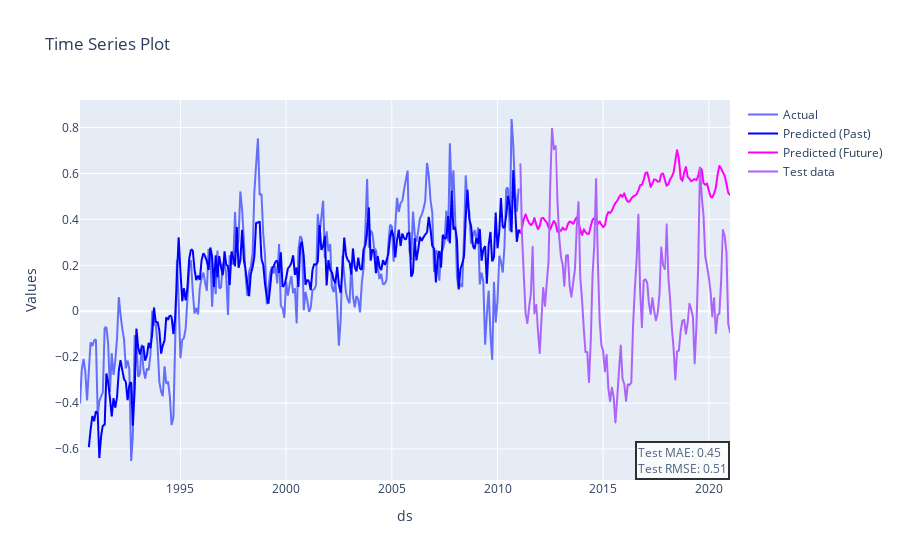

Source (notebook cell):
### Code cell
import plotly.graph_objects as go
from plotly_resampler import FigureResampler

df_train = pd.read_csv(f'../data/climate/data_partitions/Partition_test_{test}_train_{train}_train.csv')
df_test = pd.read_csv(f'../data/climate/data_partitions/Partition_test_{test}_train_{train}_test.csv')

# rename columns to fit neural prophet requirements
df_train.rename(columns={'date': 'ds', 'AMOC0': 'y'}, inplace=True)
df_test.rename(columns={'date': 'ds', 'AMOC0': 'y'}, inplace=True)

# remove columns that are not needed
df_train.drop(columns=['time', 'AMOC1', 'AMOC2', 'GM'], inplace=True)
df_test.drop(columns=['time', 'AMOC1', 'AMOC2', 'GM'], inplace=True)

df_train['ds'] = pd.to_datetime(df_train['ds'])
df_test['ds'] = pd.to_datetime(df_test['ds'])

# Function to find the closest first day of the month
def closest_first_day(date):
    first_day_this_month = date.replace(day=1)
    first_day_next_month = first_day_this_month + pd.offsets.MonthBegin(1)
    if date.day > 15:
        return first_day_next_month
    else:
        return first_day_this_month

# Apply the function to each date in the 'dates' column
df_train['ds'] =df_train['ds'].apply(closest_first_day)
df_test['ds'] =df_test['ds'].apply(closest_first_day)

def plot_time_series_for_each_id(df, test_data,  forecast, test_metrics):
    """Plots time series data for each ID or a single plot if no ID column."""

    if 'ID' in df.columns:
        unique_ids = df['ID'].unique()
        for id_value in unique_ids:
            plot_time_series(forecast[forecast['ID'] == id_value].reset_index(drop=True), id_value, test_metrics)
    else:
        plot_time_series(forecast,test_data, None, test_metrics)

def plot_time_series(forecast_data, test_data, id_value=None, test_metrics=None):
    """Plots time series data for a single ID or full dataset."""

    future_start_index = forecast_data['y'].last_valid_index() + 1

    fig = go.Figure()
    fig.add_trace(go.Scattergl(x=forecast_data['ds'], y=forecast_data['y'], mode='lines', name='Actual'))
    fig.add_trace(go.Scattergl(x=forecast_data['ds'][:future_start_index+1], y=forecast_data['yhat_final'][:future_start_index+1],
                                mode='lines', name='Predicted (Past)', line=dict(color='blue')))
    fig.add_trace(go.Scattergl(x=forecast_data['ds'][future_start_index:], y=forecast_data['yhat_final'][future_start_index:],
                                mode='lines', name='Predicted (Future)', line=dict(color='#FF00FF')))

    mae = test_metrics['MAE'][0]
    rmse = test_metrics['RMSE'][0]
    fig.add_annotation(text=f'Test MAE: {mae:.2f}<br>Test RMSE: {rmse:.2f}',
                        xref='paper', yref='paper',
                        x=1, y=0, showarrow=False, font=dict(size=12),
                        align="left", bordercolor="black", borderwidth=2,
                        bgcolor="white", opacity=0.8)

    title = f'Time Series Plot for ID: {id_value}' if id_value else 'Time Series Plot'
    fig.update_layout(title=title, xaxis_title='ds', yaxis_title='Values')
    # Use Plotly Resampler to optimize rendering
    fig.add_trace(go.Scattergl(x=test_data['ds'], y=test_data['y'], mode='lines', name='Test data'))
  

    fig = FigureResampler(fig).show()

# Call the function with your DataFrame, forecast DataFrame, and test metrics
plot_time_series_for_each_id(df_train, df_test, forecast, test_metrics)

# Add the test data to the plot

### Figure 1 — Plotly figure (JSON) as saved in the notebook; plotly's stock layout.template omitted (floating-point values rounded to 4 significant figures; data arrays with more than 128 entries replaced by an {"elided": "..."} marker saying what was removed)
{"data": [{"mode": "lines", "name": "Actual", "type": "scattergl", "uid": "ec131ed5-3364-47d9-bbd8-48d78b0124ef", "x": {"elided": "370 str values"}, "y": {"elided": "370 float values"}}, {"line": {"color": "blue"}, "mode": "lines", "name": "Predicted (Past)", "type": "scattergl", "uid": "2aeb982d-2412-4b69-95db-c21b7e61dfc9", "x": {"elided": "251 str values"}, "y": {"elided": "251 float values"}}, {"line": {"color": "#FF00FF"}, "mode": "lines", "name": "Predicted (Future)", "type": "scattergl", "uid": "33365fdd-e013-4784-8ed6-57afa1e04edb", "x": ["2011-02-01", "2011-03-01", "2011-04-01", "2011-05-01", "2011-06-01", "2011-07-01", "2011-08-01", "2011-09-01", "2011-10-01", "2011-11-01", "2011-12-01", "2012-01-01", "2012-02-01", "2012-03-01", "2012-04-01", "2012-05-01", "2012-06-01", "2012-07-01", "2012-08-01", "2012-09-01", "2012-10-01", "2012-11-01", "2012-12-01", "2013-01-01", "2013-02-01", "2013-03-01", "2013-04-01", "2013-05-01", "2013-06-01", "2013-07-01", "2013-08-01", "2013-09-01", "2013-10-01", "2013-11-01", "2013-12-01", "2014-01-01", "2014-02-01", "2014-03-01", "2014-04-01", "2014-05-01", "2014-06-01", "2014-07-01", "2014-08-01", "2014-09-01", "2014-10-01", "2014-11-01", "2014-12-01", "2015-01-01", "2015-02-01", "2015-03-01", "2015-04-01", "2015-05-01", "2015-06-01", "2015-07-01", "2015-08-01", "2015-09-01", "2015-10-01", "2015-11-01", "2015-12-01", "2016-01-01", "2016-02-01", "2016-03-01", "2016-04-01", "2016-05-01", "2016-06-01", "2016-07-01", "2016-08-01", "2016-09-01", "2016-10-01", "2016-11-01", "2016-12-01", "2017-01-01", "2017-02-01", "2017-03-01", "2017-04-01", "2017-05-01", "2017-06-01", "2017-07-01", "2017-08-01", "2017-09-01", "2017-10-01", "2017-11-01", "2017-12-01", "2018-01-01", "2018-02-01", "2018-03-01", "2018-04-01", "2018-05-01", "2018-06-01", "2018-07-01", "2018-08-01", "2018-09-01", "2018-10-01", "2018-11-01", "2018-12-01", "2019-01-01", "2019-02-01", "2019-03-01", "2019-04-01", "2019-05-01", "2019-06-01", "2019-07-01", "2019-08-01", "2019-09-01", "2019-10-01", "2019-11-01", "2019-12-01", "2020-01-01", "2020-02-01", "2020-03-01", "2020-04-01", "2020-05-01", "2020-06-01", "2020-07-01", "2020-08-01", "2020-09-01", "2020-10-01", "2020-11-01", "2020-12-01", "2021-01-01"], "y": [0.3403, 0.3654, 0.4012, 0.4221, 0.4021, 0.3844, 0.3753, 0.3837, 0.4059, 0.3776, 0.3579, 0.3723, 0.4051, 0.4066, 0.3955, 0.387, 0.3656, 0.3562, 0.3771, 0.3932, 0.382, 0.3463, 0.3532, 0.3502, 0.364, 0.3552, 0.3565, 0.3791, 0.3913, 0.387, 0.3809, 0.3969, 0.4093, 0.3902, 0.355, 0.3324, 0.357, 0.3446, 0.337, 0.3377, 0.3719, 0.3981, 0.4062, 0.3909, 0.3792, 0.3917, 0.3776, 0.3659, 0.3747, 0.4146, 0.432, 0.4285, 0.4378, 0.4563, 0.4718, 0.4803, 0.4962, 0.5076, 0.4977, 0.5137, 0.4904, 0.4771, 0.4781, 0.4907, 0.5001, 0.5033, 0.5095, 0.5256, 0.5488, 0.5517, 0.5718, 0.6017, 0.6053, 0.5763, 0.5411, 0.5575, 0.5741, 0.5729, 0.5645, 0.5651, 0.5966, 0.5998, 0.574, 0.5466, 0.5537, 0.5739, 0.5864, 0.6035, 0.6543, 0.7015, 0.6653, 0.5789, 0.568, 0.6041, 0.6282, 0.5847, 0.5768, 0.566, 0.5712, 0.5758, 0.5708, 0.5895, 0.6254, 0.6163, 0.5586, 0.5504, 0.5559, 0.5258, 0.4994, 0.4957, 0.5125, 0.5382, 0.595, 0.6329, 0.6215, 0.605, 0.5899, 0.5551, 0.5162, 0.5066]}, {"mode": "lines", "name": "Test data", "type": "scattergl", "uid": "9532c86d-3657-4a96-83cf-f13356c7c161", "x": ["2011-02-01T00:00:00", "2011-03-01T00:00:00", "2011-04-01T00:00:00", "2011-05-01T00:00:00", "2011-06-01T00:00:00", "2011-07-01T00:00:00", "2011-08-01T00:00:00", "2011-09-01T00:00:00", "2011-10-01T00:00:00", "2011-11-01T00:00:00", "2011-12-01T00:00:00", "2012-01-01T00:00:00", "2012-02-01T00:00:00", "2012-03-01T00:00:00", "2012-04-01T00:00:00", "2012-05-01T00:00:00", "2012-06-01T00:00:00", "2012-07-01T00:00:00", "2012-08-01T00:00:00", "2012-09-01T00:00:00", "2012-10-01T00:00:00", "2012-11-01T00:00:00", "2012-12-01T00:00:00", "2013-01-01T00:00:00", "2013-02-01T00:00:00", "2013-03-01T00:00:00", "2013-04-01T00:00:00", "2013-05-01T00:00:00", "2013-06-01T00:00:00", "2013-07-01T00:00:00", "2013-08-01T00:00:00", "2013-09-01T00:00:00", "2013-10-01T00:00:00", "2013-11-01T00:00:00", "2013-12-01T00:00:00", "2014-01-01T00:00:00", "2014-02-01T00:00:00", "2014-03-01T00:00:00", "2014-04-01T00:00:00", "2014-05-01T00:00:00", "2014-06-01T00:00:00", "2014-07-01T00:00:00", "2014-08-01T00:00:00", "2014-09-01T00:00:00", "2014-10-01T00:00:00", "2014-11-01T00:00:00", "2014-12-01T00:00:00", "2015-01-01T00:00:00", "2015-02-01T00:00:00", "2015-03-01T00:00:00", "2015-04-01T00:00:00", "2015-05-01T00:00:00", "2015-06-01T00:00:00", "2015-07-01T00:00:00", "2015-08-01T00:00:00", "2015-09-01T00:00:00", "2015-10-01T00:00:00", "2015-11-01T00:00:00", "2015-12-01T00:00:00", "2016-01-01T00:00:00", "2016-02-01T00:00:00", "2016-03-01T00:00:00", "2016-04-01T00:00:00", "2016-05-01T00:00:00", "2016-06-01T00:00:00", "2016-07-01T00:00:00", "2016-08-01T00:00:00", "2016-09-01T00:00:00", "2016-10-01T00:00:00", "2016-11-01T00:00:00", "2016-12-01T00:00:00", "2017-01-01T00:00:00", "2017-02-01T00:00:00", "2017-03-01T00:00:00", "2017-04-01T00:00:00", "2017-05-01T00:00:00", "2017-06-01T00:00:00", "2017-07-01T00:00:00", "2017-08-01T00:00:00", "2017-09-01T00:00:00", "2017-10-01T00:00:00", "2017-11-01T00:00:00", "2017-12-01T00:00:00", "2018-01-01T00:00:00", "2018-02-01T00:00:00", "2018-03-01T00:00:00", "2018-04-01T00:00:00", "2018-05-01T00:00:00", "2018-06-01T00:00:00", "2018-07-01T00:00:00", "2018-08-01T00:00:00", "2018-09-01T00:00:00", "2018-10-01T00:00:00", "2018-11-01T00:00:00", "2018-12-01T00:00:00", "2019-01-01T00:00:00", "2019-02-01T00:00:00", "2019-03-01T00:00:00", "2019-04-01T00:00:00", "2019-05-01T00:00:00", "2019-06-01T00:00:00", "2019-07-01T00:00:00", "2019-08-01T00:00:00", "2019-09-01T00:00:00", "2019-10-01T00:00:00", "2019-11-01T00:00:00", "2019-12-01T00:00:00", "2020-01-01T00:00:00", "2020-02-01T00:00:00", "2020-03-01T00:00:00", "2020-04-01T00:00:00", "2020-05-01T00:00:00", "2020-06-01T00:00:00", "2020-07-01T00:00:00", "2020-08-01T00:00:00", "2020-09-01T00:00:00", "2020-10-01T00:00:00", "2020-11-01T00:00:00", "2020-12-01T00:00:00", "2021-01-01T00:00:00"], "y": [0.6402, 0.3258, 0.1571, -0.008776, -0.05213, 0.01619, 0.07743, 0.2807, -0.009823, 0.02833, -0.08275, -0.182, -0.02924, 0.1015, 0.02345, 0.1226, 0.2175, 0.5578, 0.7951, 0.7045, 0.7193, 0.4898, 0.3277, 0.2384, 0.2005, 0.111, 0.2427, 0.2446, 0.1102, 0.06346, 0.1253, 0.1833, 0.3639, 0.4752, 0.1498, 0.04891, -0.07993, -0.1772, -0.1774, -0.3085, -0.1277, 0.1514, 0.2918, 0.5756, 0.2174, -0.03829, -0.1462, -0.1739, -0.2618, -0.1907, -0.3365, -0.3919, -0.3327, -0.3733, -0.4839, -0.3772, -0.2594, -0.1493, -0.2933, -0.3176, -0.3902, -0.3184, -0.3213, -0.3105, -0.0633, 0.09658, 0.2224, 0.4209, 0.08985, -0.06939, 0.1337, 0.1395, 0.1225, 0.03578, -0.01185, 0.05746, 0.0007114, -0.03971, -0.006986, 0.07783, 0.2775, 0.2017, 0.1837, 0.3782, 0.1492, 0.05736, -0.07008, -0.1582, -0.2976, -0.1752, -0.1709, -0.08699, -0.0411, -0.0374, -0.09772, -0.04905, 0.03277, 0.008935, -0.02285, -0.2268, -0.06475, 0.1989, 0.6258, 0.4996, 0.4177, 0.2378, 0.1964, 0.1478, 0.0829, -0.02254, 0.05742, -0.09536, -0.01582, -0.01112, 0.1352, 0.3537, 0.327, 0.2545, -0.05381, -0.09148]}], "layout": {"annotations": [{"align": "left", "bgcolor": "white", "bordercolor": "black", "borderwidth": 2, "font": {"size": 12}, "opacity": 0.8, "showarrow": false, "text": "Test MAE: 0.45<br>Test RMSE: 0.51", "x": 1, "xref": "paper", "y": 0, "yref": "paper"}], "title": {"text": "Time Series Plot"}, "xaxis": {"title": {"text": "ds"}}, "yaxis": {"title": {"text": "Values"}}}}
